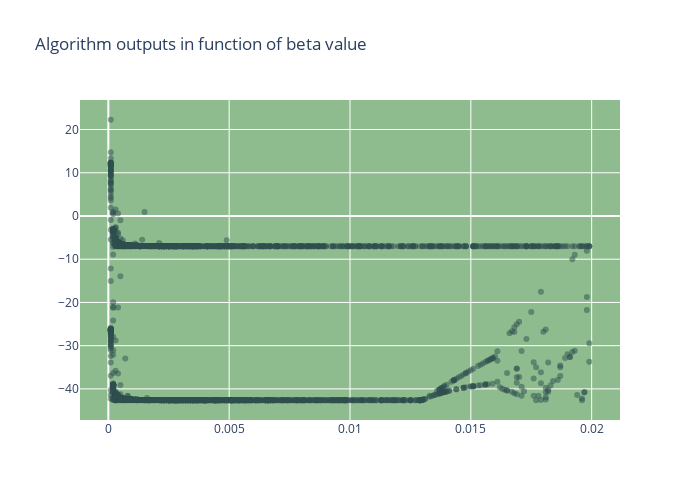

Here is the notebook cell this chart was saved with:
### Markdown cell above
Następnie rysuję wykres wartości funkcji dla punktów zwracanych przez _GDA_, dla odpowiednich wartosci współczynników __beta__.

### Code cell
layout = go.Layout(width=700, height=500,
                title_text='Algorithm outputs in function of beta value',
                plot_bgcolor='DarkSeaGreen')
fig = go.Figure(layout=layout)
for _, row in df.iterrows():
    fig.add_trace(go.Scatter(mode='markers', marker_color='DarkSlateGrey', 
                             opacity=0.5, x=df.columns, y=row, showlegend = False))
fig.show()

### Figure 1 — Plotly figure (JSON) as saved in the notebook; plotly's stock layout.template omitted (floating-point values rounded to 4 significant figures; data arrays with more than 128 entries replaced by an {"elided": "..."} marker saying what was removed)
{"data": [{"marker": {"color": "DarkSlateGrey"}, "mode": "markers", "opacity": 0.5, "showlegend": false, "type": "scatter", "x": {"elided": "199 float values"}, "y": {"elided": "199 float values"}}, {"marker": {"color": "DarkSlateGrey"}, "mode": "markers", "opacity": 0.5, "showlegend": false, "type": "scatter", "x": {"elided": "199 float values"}, "y": {"elided": "199 float values"}}, {"marker": {"color": "DarkSlateGrey"}, "mode": "markers", "opacity": 0.5, "showlegend": false, "type": "scatter", "x": {"elided": "199 float values"}, "y": {"elided": "199 float values"}}, {"marker": {"color": "DarkSlateGrey"}, "mode": "markers", "opacity": 0.5, "showlegend": false, "type": "scatter", "x": {"elided": "199 float values"}, "y": {"elided": "199 float values"}}, {"marker": {"color": "DarkSlateGrey"}, "mode": "markers", "opacity": 0.5, "showlegend": false, "type": "scatter", "x": {"elided": "199 float values"}, "y": {"elided": "199 float values"}}, {"marker": {"color": "DarkSlateGrey"}, "mode": "markers", "opacity": 0.5, "showlegend": false, "type": "scatter", "x": {"elided": "199 float values"}, "y": {"elided": "199 float values"}}, {"marker": {"color": "DarkSlateGrey"}, "mode": "markers", "opacity": 0.5, "showlegend": false, "type": "scatter", "x": {"elided": "199 float values"}, "y": {"elided": "199 float values"}}, {"marker": {"color": "DarkSlateGrey"}, "mode": "markers", "opacity": 0.5, "showlegend": false, "type": "scatter", "x": {"elided": "199 float values"}, "y": {"elided": "199 float values"}}, {"marker": {"color": "DarkSlateGrey"}, "mode": "markers", "opacity": 0.5, "showlegend": false, "type": "scatter", "x": {"elided": "199 float values"}, "y": {"elided": "199 float values"}}, {"marker": {"color": "DarkSlateGrey"}, "mode": "markers", "opacity": 0.5, "showlegend": false, "type": "scatter", "x": {"elided": "199 float values"}, "y": {"elided": "199 float values"}}, {"marker": {"color": "DarkSlateGrey"}, "mode": "markers", "opacity": 0.5, "showlegend": false, "type": "scatter", "x": {"elided": "199 float values"}, "y": {"elided": "199 float values"}}, {"marker": {"color": "DarkSlateGrey"}, "mode": "markers", "opacity": 0.5, "showlegend": false, "type": "scatter", "x": {"elided": "199 float values"}, "y": {"elided": "199 float values"}}, {"marker": {"color": "DarkSlateGrey"}, "mode": "markers", "opacity": 0.5, "showlegend": false, "type": "scatter", "x": {"elided": "199 float values"}, "y": {"elided": "199 float values"}}, {"marker": {"color": "DarkSlateGrey"}, "mode": "markers", "opacity": 0.5, "showlegend": false, "type": "scatter", "x": {"elided": "199 float values"}, "y": {"elided": "199 float values"}}, {"marker": {"color": "DarkSlateGrey"}, "mode": "markers", "opacity": 0.5, "showlegend": false, "type": "scatter", "x": {"elided": "199 float values"}, "y": {"elided": "199 float values"}}, {"marker": {"color": "DarkSlateGrey"}, "mode": "markers", "opacity": 0.5, "showlegend": false, "type": "scatter", "x": {"elided": "199 float values"}, "y": {"elided": "199 float values"}}, {"marker": {"color": "DarkSlateGrey"}, "mode": "markers", "opacity": 0.5, "showlegend": false, "type": "scatter", "x": {"elided": "199 float values"}, "y": {"elided": "199 float values"}}, {"marker": {"color": "DarkSlateGrey"}, "mode": "markers", "opacity": 0.5, "showlegend": false, "type": "scatter", "x": {"elided": "199 float values"}, "y": {"elided": "199 float values"}}, {"marker": {"color": "DarkSlateGrey"}, "mode": "markers", "opacity": 0.5, "showlegend": false, "type": "scatter", "x": {"elided": "199 float values"}, "y": {"elided": "199 float values"}}, {"marker": {"color": "DarkSlateGrey"}, "mode": "markers", "opacity": 0.5, "showlegend": false, "type": "scatter", "x": {"elided": "199 float values"}, "y": {"elided": "199 float values"}}, {"marker": {"color": "DarkSlateGrey"}, "mode": "markers", "opacity": 0.5, "showlegend": false, "type": "scatter", "x": {"elided": "199 float values"}, "y": {"elided": "199 float values"}}, {"marker": {"color": "DarkSlateGrey"}, "mode": "markers", "opacity": 0.5, "showlegend": false, "type": "scatter", "x": {"elided": "199 float values"}, "y": {"elided": "199 float values"}}, {"marker": {"color": "DarkSlateGrey"}, "mode": "markers", "opacity": 0.5, "showlegend": false, "type": "scatter", "x": {"elided": "199 float values"}, "y": {"elided": "199 float values"}}, {"marker": {"color": "DarkSlateGrey"}, "mode": "markers", "opacity": 0.5, "showlegend": false, "type": "scatter", "x": {"elided": "199 float values"}, "y": {"elided": "199 float values"}}, {"marker": {"color": "DarkSlateGrey"}, "mode": "markers", "opacity": 0.5, "showlegend": false, "type": "scatter", "x": {"elided": "199 float values"}, "y": {"elided": "199 float values"}}, {"marker": {"color": "DarkSlateGrey"}, "mode": "markers", "opacity": 0.5, "showlegend": false, "type": "scatter", "x": {"elided": "199 float values"}, "y": {"elided": "199 float values"}}, {"marker": {"color": "DarkSlateGrey"}, "mode": "markers", "opacity": 0.5, "showlegend": false, "type": "scatter", "x": {"elided": "199 float values"}, "y": {"elided": "199 float values"}}, {"marker": {"color": "DarkSlateGrey"}, "mode": "markers", "opacity": 0.5, "showlegend": false, "type": "scatter", "x": {"elided": "199 float values"}, "y": {"elided": "199 float values"}}, {"marker": {"color": "DarkSlateGrey"}, "mode": "markers", "opacity": 0.5, "showlegend": false, "type": "scatter", "x": {"elided": "199 float values"}, "y": {"elided": "199 float values"}}, {"marker": {"color": "DarkSlateGrey"}, "mode": "markers", "opacity": 0.5, "showlegend": false, "type": "scatter", "x": {"elided": "199 float values"}, "y": {"elided": "199 float values"}}, {"marker": {"color": "DarkSlateGrey"}, "mode": "markers", "opacity": 0.5, "showlegend": false, "type": "scatter", "x": {"elided": "199 float values"}, "y": {"elided": "199 float values"}}, {"marker": {"color": "DarkSlateGrey"}, "mode": "markers", "opacity": 0.5, "showlegend": false, "type": "scatter", "x": {"elided": "199 float values"}, "y": {"elided": "199 float values"}}, {"marker": {"color": "DarkSlateGrey"}, "mode": "markers", "opacity": 0.5, "showlegend": false, "type": "scatter", "x": {"elided": "199 float values"}, "y": {"elided": "199 float values"}}, {"marker": {"color": "DarkSlateGrey"}, "mode": "markers", "opacity": 0.5, "showlegend": false, "type": "scatter", "x": {"elided": "199 float values"}, "y": {"elided": "199 float values"}}, {"marker": {"color": "DarkSlateGrey"}, "mode": "markers", "opacity": 0.5, "showlegend": false, "type": "scatter", "x": {"elided": "199 float values"}, "y": {"elided": "199 float values"}}, {"marker": {"color": "DarkSlateGrey"}, "mode": "markers", "opacity": 0.5, "showlegend": false, "type": "scatter", "x": {"elided": "199 float values"}, "y": {"elided": "199 float values"}}, {"marker": {"color": "DarkSlateGrey"}, "mode": "markers", "opacity": 0.5, "showlegend": false, "type": "scatter", "x": {"elided": "199 float values"}, "y": {"elided": "199 float values"}}, {"marker": {"color": "DarkSlateGrey"}, "mode": "markers", "opacity": 0.5, "showlegend": false, "type": "scatter", "x": {"elided": "199 float values"}, "y": {"elided": "199 float values"}}, {"marker": {"color": "DarkSlateGrey"}, "mode": "markers", "opacity": 0.5, "showlegend": false, "type": "scatter", "x": {"elided": "199 float values"}, "y": {"elided": "199 float values"}}, {"marker": {"color": "DarkSlateGrey"}, "mode": "markers", "opacity": 0.5, "showlegend": false, "type": "scatter", "x": {"elided": "199 float values"}, "y": {"elided": "199 float values"}}, {"marker": {"color": "DarkSlateGrey"}, "mode": "markers", "opacity": 0.5, "showlegend": false, "type": "scatter", "x": {"elided": "199 float values"}, "y": {"elided": "199 float values"}}, {"marker": {"color": "DarkSlateGrey"}, "mode": "markers", "opacity": 0.5, "showlegend": false, "type": "scatter", "x": {"elided": "199 float values"}, "y": {"elided": "199 float values"}}, {"marker": {"color": "DarkSlateGrey"}, "mode": "markers", "opacity": 0.5, "showlegend": false, "type": "scatter", "x": {"elided": "199 float values"}, "y": {"elided": "199 float values"}}, {"marker": {"color": "DarkSlateGrey"}, "mode": "markers", "opacity": 0.5, "showlegend": false, "type": "scatter", "x": {"elided": "199 float values"}, "y": {"elided": "199 float values"}}, {"marker": {"color": "DarkSlateGrey"}, "mode": "markers", "opacity": 0.5, "showlegend": false, "type": "scatter", "x": {"elided": "199 float values"}, "y": {"elided": "199 float values"}}, {"marker": {"color": "DarkSlateGrey"}, "mode": "markers", "opacity": 0.5, "showlegend": false, "type": "scatter", "x": {"elided": "199 float values"}, "y": {"elided": "199 float values"}}, {"marker": {"color": "DarkSlateGrey"}, "mode": "markers", "opacity": 0.5, "showlegend": false, "type": "scatter", "x": {"elided": "199 float values"}, "y": {"elided": "199 float values"}}, {"marker": {"color": "DarkSlateGrey"}, "mode": "markers", "opacity": 0.5, "showlegend": false, "type": "scatter", "x": {"elided": "199 float values"}, "y": {"elided": "199 float values"}}, {"marker": {"color": "DarkSlateGrey"}, "mode": "markers", "opacity": 0.5, "showlegend": false, "type": "scatter", "x": {"elided": "199 float values"}, "y": {"elided": "199 float values"}}, {"marker": {"color": "DarkSlateGrey"}, "mode": "markers", "opacity": 0.5, "showlegend": false, "type": "scatter", "x": {"elided": "199 float values"}, "y": {"elided": "199 float values"}}, {"marker": {"color": "DarkSlateGrey"}, "mode": "markers", "opacity": 0.5, "showlegend": false, "type": "scatter", "x": {"elided": "199 float values"}, "y": {"elided": "199 float values"}}, {"marker": {"color": "DarkSlateGrey"}, "mode": "markers", "opacity": 0.5, "showlegend": false, "type": "scatter", "x": {"elided": "199 float values"}, "y": {"elided": "199 float values"}}, {"marker": {"color": "DarkSlateGrey"}, "mode": "markers", "opacity": 0.5, "showlegend": false, "type": "scatter", "x": {"elided": "199 float values"}, "y": {"elided": "199 float values"}}, {"marker": {"color": "DarkSlateGrey"}, "mode": "markers", "opacity": 0.5, "showlegend": false, "type": "scatter", "x": {"elided": "199 float values"}, "y": {"elided": "199 float values"}}, {"marker": {"color": "DarkSlateGrey"}, "mode": "markers", "opacity": 0.5, "showlegend": false, "type": "scatter", "x": {"elided": "199 float values"}, "y": {"elided": "199 float values"}}, {"marker": {"color": "DarkSlateGrey"}, "mode": "markers", "opacity": 0.5, "showlegend": false, "type": "scatter", "x": {"elided": "199 float values"}, "y": {"elided": "199 float values"}}, {"marker": {"color": "DarkSlateGrey"}, "mode": "markers", "opacity": 0.5, "showlegend": false, "type": "scatter", "x": {"elided": "199 float values"}, "y": {"elided": "199 float values"}}, {"marker": {"color": "DarkSlateGrey"}, "mode": "markers", "opacity": 0.5, "showlegend": false, "type": "scatter", "x": {"elided": "199 float values"}, "y": {"elided": "199 float values"}}, {"marker": {"color": "DarkSlateGrey"}, "mode": "markers", "opacity": 0.5, "showlegend": false, "type": "scatter", "x": {"elided": "199 float values"}, "y": {"elided": "199 float values"}}, {"marker": {"color": "DarkSlateGrey"}, "mode": "markers", "opacity": 0.5, "showlegend": false, "type": "scatter", "x": {"elided": "199 float values"}, "y": {"elided": "199 float values"}}, {"marker": {"color": "DarkSlateGrey"}, "mode": "markers", "opacity": 0.5, "showlegend": false, "type": "scatter", "x": {"elided": "199 float values"}, "y": {"elided": "199 float values"}}, {"marker": {"color": "DarkSlateGrey"}, "mode": "markers", "opacity": 0.5, "showlegend": false, "type": "scatter", "x": {"elided": "199 float values"}, "y": {"elided": "199 float values"}}, {"marker": {"color": "DarkSlateGrey"}, "mode": "markers", "opacity": 0.5, "showlegend": false, "type": "scatter", "x": {"elided": "199 float values"}, "y": {"elided": "199 float values"}}, {"marker": {"color": "DarkSlateGrey"}, "mode": "markers", "opacity": 0.5, "showlegend": false, "type": "scatter", "x": {"elided": "199 float values"}, "y": {"elided": "199 float values"}}, {"marker": {"color": "DarkSlateGrey"}, "mode": "markers", "opacity": 0.5, "showlegend": false, "type": "scatter", "x": {"elided": "199 float values"}, "y": {"elided": "199 float values"}}, {"marker": {"color": "DarkSlateGrey"}, "mode": "markers", "opacity": 0.5, "showlegend": false, "type": "scatter", "x": {"elided": "199 float values"}, "y": {"elided": "199 float values"}}, {"marker": {"color": "DarkSlateGrey"}, "mode": "markers", "opacity": 0.5, "showlegend": false, "type": "scatter", "x": {"elided": "199 float values"}, "y": {"elided": "199 float values"}}, {"marker": {"color": "DarkSlateGrey"}, "mode": "markers", "opacity": 0.5, "showlegend": false, "type": "scatter", "x": {"elided": "199 float values"}, "y": {"elided": "199 float values"}}, {"marker": {"color": "DarkSlateGrey"}, "mode": "markers", "opacity": 0.5, "showlegend": false, "type": "scatter", "x": {"elided": "199 float values"}, "y": {"elided": "199 float values"}}, {"marker": {"color": "DarkSlateGrey"}, "mode": "markers", "opacity": 0.5, "showlegend": false, "type": "scatter", "x": {"elided": "199 float values"}, "y": {"elided": "199 float values"}}, {"marker": {"color": "DarkSlateGrey"}, "mode": "markers", "opacity": 0.5, "showlegend": false, "type": "scatter", "x": {"elided": "199 float values"}, "y": {"elided": "199 float values"}}, {"marker": {"color": "DarkSlateGrey"}, "mode": "markers", "opacity": 0.5, "showlegend": false, "type": "scatter", "x": {"elided": "199 float values"}, "y": {"elided": "199 float values"}}, {"marker": {"color": "DarkSlateGrey"}, "mode": "markers", "opacity": 0.5, "showlegend": false, "type": "scatter", "x": {"elided": "199 float values"}, "y": {"elided": "199 float values"}}, {"marker": {"color": "DarkSlateGrey"}, "mode": "markers", "opacity": 0.5, "showlegend": false, "type": "scatter", "x": {"elided": "199 float values"}, "y": {"elided": "199 float values"}}, {"marker": {"color": "DarkSlateGrey"}, "mode": "markers", "opacity": 0.5, "showlegend": false, "type": "scatter", "x": {"elided": "199 float values"}, "y": {"elided": "199 float values"}}, {"marker": {"color": "DarkSlateGrey"}, "mode": "markers", "opacity": 0.5, "showlegend": false, "type": "scatter", "x": {"elided": "199 float values"}, "y": {"elided": "199 float values"}}, {"marker": {"color": "DarkSlateGrey"}, "mode": "markers", "opacity": 0.5, "showlegend": false, "type": "scatter", "x": {"elided": "199 float values"}, "y": {"elided": "199 float values"}}, {"marker": {"color": "DarkSlateGrey"}, "mode": "markers", "opacity": 0.5, "showlegend": false, "type": "scatter", "x": {"elided": "199 float values"}, "y": {"elided": "199 float values"}}, {"marker": {"color": "DarkSlateGrey"}, "mode": "markers", "opacity": 0.5, "showlegend": false, "type": "scatter", "x": {"elided": "199 float values"}, "y": {"elided": "199 float values"}}, {"marker": {"color": "DarkSlateGrey"}, "mode": "markers", "opacity": 0.5, "showlegend": false, "type": "scatter", "x": {"elided": "199 float values"}, "y": {"elided": "199 float values"}}, {"marker": {"color": "DarkSlateGrey"}, "mode": "markers", "opacity": 0.5, "showlegend": false, "type": "scatter", "x": {"elided": "199 float values"}, "y": {"elided": "199 float values"}}, {"marker": {"color": "DarkSlateGrey"}, "mode": "markers", "opacity": 0.5, "showlegend": false, "type": "scatter", "x": {"elided": "199 float values"}, "y": {"elided": "199 float values"}}, {"marker": {"color": "DarkSlateGrey"}, "mode": "markers", "opacity": 0.5, "showlegend": false, "type": "scatter", "x": {"elided": "199 float values"}, "y": {"elided": "199 float values"}}, {"marker": {"color": "DarkSlateGrey"}, "mode": "markers", "opacity": 0.5, "showlegend": false, "type": "scatter", "x": {"elided": "199 float values"}, "y": {"elided": "199 float values"}}, {"marker": {"color": "DarkSlateGrey"}, "mode": "markers", "opacity": 0.5, "showlegend": false, "type": "scatter", "x": {"elided": "199 float values"}, "y": {"elided": "199 float values"}}, {"marker": {"color": "DarkSlateGrey"}, "mode": "markers", "opacity": 0.5, "showlegend": false, "type": "scatter", "x": {"elided": "199 float values"}, "y": {"elided": "199 float values"}}, {"marker": {"color": "DarkSlateGrey"}, "mode": "markers", "opacity": 0.5, "showlegend": false, "type": "scatter", "x": {"elided": "199 float values"}, "y": {"elided": "199 float values"}}, {"marker": {"color": "DarkSlateGrey"}, "mode": "markers", "opacity": 0.5, "showlegend": false, "type": "scatter", "x": {"elided": "199 float values"}, "y": {"elided": "199 float values"}}, {"marker": {"color": "DarkSlateGrey"}, "mode": "markers", "opacity": 0.5, "showlegend": false, "type": "scatter", "x": {"elided": "199 float values"}, "y": {"elided": "199 float values"}}, {"marker": {"color": "DarkSlateGrey"}, "mode": "markers", "opacity": 0.5, "showlegend": false, "type": "scatter", "x": {"elided": "199 float values"}, "y": {"elided": "199 float values"}}, {"marker": {"color": "DarkSlateGrey"}, "mode": "markers", "opacity": 0.5, "showlegend": false, "type": "scatter", "x": {"elided": "199 float values"}, "y": {"elided": "199 float values"}}, {"marker": {"color": "DarkSlateGrey"}, "mode": "markers", "opacity": 0.5, "showlegend": false, "type": "scatter", "x": {"elided": "199 float values"}, "y": {"elided": "199 float values"}}, {"marker": {"color": "DarkSlateGrey"}, "mode": "markers", "opacity": 0.5, "showlegend": false, "type": "scatter", "x": {"elided": "199 float values"}, "y": {"elided": "199 float values"}}, {"marker": {"color": "DarkSlateGrey"}, "mode": "markers", "opacity": 0.5, "showlegend": false, "type": "scatter", "x": {"elided": "199 float values"}, "y": {"elided": "199 float values"}}, {"marker": {"color": "DarkSlateGrey"}, "mode": "markers", "opacity": 0.5, "showlegend": false, "type": "scatter", "x": {"elided": "199 float values"}, "y": {"elided": "199 float values"}}, {"marker": {"color": "DarkSlateGrey"}, "mode": "markers", "opacity": 0.5, "showlegend": false, "type": "scatter", "x": {"elided": "199 float values"}, "y": {"elided": "199 float values"}}, {"marker": {"color": "DarkSlateGrey"}, "mode": "markers", "opacity": 0.5, "showlegend": false, "type": "scatter", "x": {"elided": "199 float values"}, "y": {"elided": "199 float values"}}, {"marker": {"color": "DarkSlateGrey"}, "mode": "markers", "opacity": 0.5, "showlegend": false, "type": "scatter", "x": {"elided": "199 float values"}, "y": {"elided": "199 float values"}}, {"marker": {"color": "DarkSlateGrey"}, "mode": "markers", "opacity": 0.5, "showlegend": false, "type": "scatter", "x": {"elided": "199 float values"}, "y": {"elided": "199 float values"}}, {"marker": {"color": "DarkSlateGrey"}, "mode": "markers", "opacity": 0.5, "showlegend": false, "type": "scatter", "x": {"elided": "199 float values"}, "y": {"elided": "199 float values"}}], "layout": {"height": 500, "plot_bgcolor": "DarkSeaGreen", "title": {"text": "Algorithm outputs in function of beta value"}, "width": 700}}
